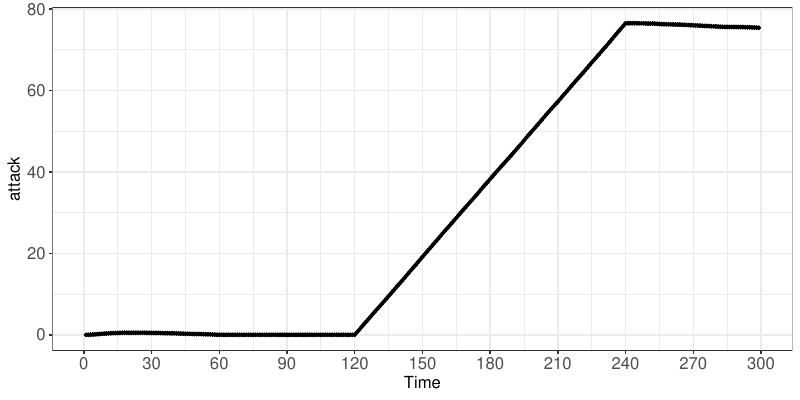

Write R code to recreate this figure.
library(ggplot2)
library(scales)
library(doBy)
library(reshape2)


data = read.table("index.txt", header=T)



pdf("cusum.pdf", width=8, height=4)

g.root <- ggplot(subset(data, Node=='gw-1')) +
  geom_point(aes (x=Time, y=m_cusum), size=1) +
  geom_line(aes (x=Time, y=m_cusum), size=0.5) +
  ylab("attack") +
  scale_x_continuous(breaks=seq(0, 300, 30))+
  # scale_y_continuous(breaks=seq(0, 1, 1))+
  theme_bw() + 
  theme(plot.title=element_text(size=12,hjust=0.5),axis.title=element_text(size=12),axis.text=element_text(size=12),legend.text=element_text(size=12), legend.title=element_blank())
print(g.root)

g.root <- ggplot(subset(data, Node=='gw-9')) +
  geom_point(aes (x=Time, y=m_cusum), size=1) +
  geom_line(aes (x=Time, y=m_cusum), size=0.5) +
  ylab("attack") +
  scale_x_continuous(breaks=seq(0, 300, 30))+
  # scale_y_continuous(breaks=seq(0, 1, 1))+
  theme_bw() + 
  theme(plot.title=element_text(size=12,hjust=0.5),axis.title=element_text(size=12),axis.text=element_text(size=12),legend.text=element_text(size=12), legend.title=element_blank())
print(g.root)

g.root <- ggplot(subset(data, Node=='gw-16')) +
  geom_point(aes (x=Time, y=m_cusum), size=1) +
  geom_line(aes (x=Time, y=m_cusum), size=0.5) +
  ylab("attack") +
  scale_x_continuous(breaks=seq(0, 300, 30))+
  # scale_y_continuous(breaks=seq(0, 1, 1))+
  theme_bw() + 
  theme(plot.title=element_text(size=12,hjust=0.5),axis.title=element_text(size=12),axis.text=element_text(size=12),legend.text=element_text(size=12), legend.title=element_blank())
print(g.root)